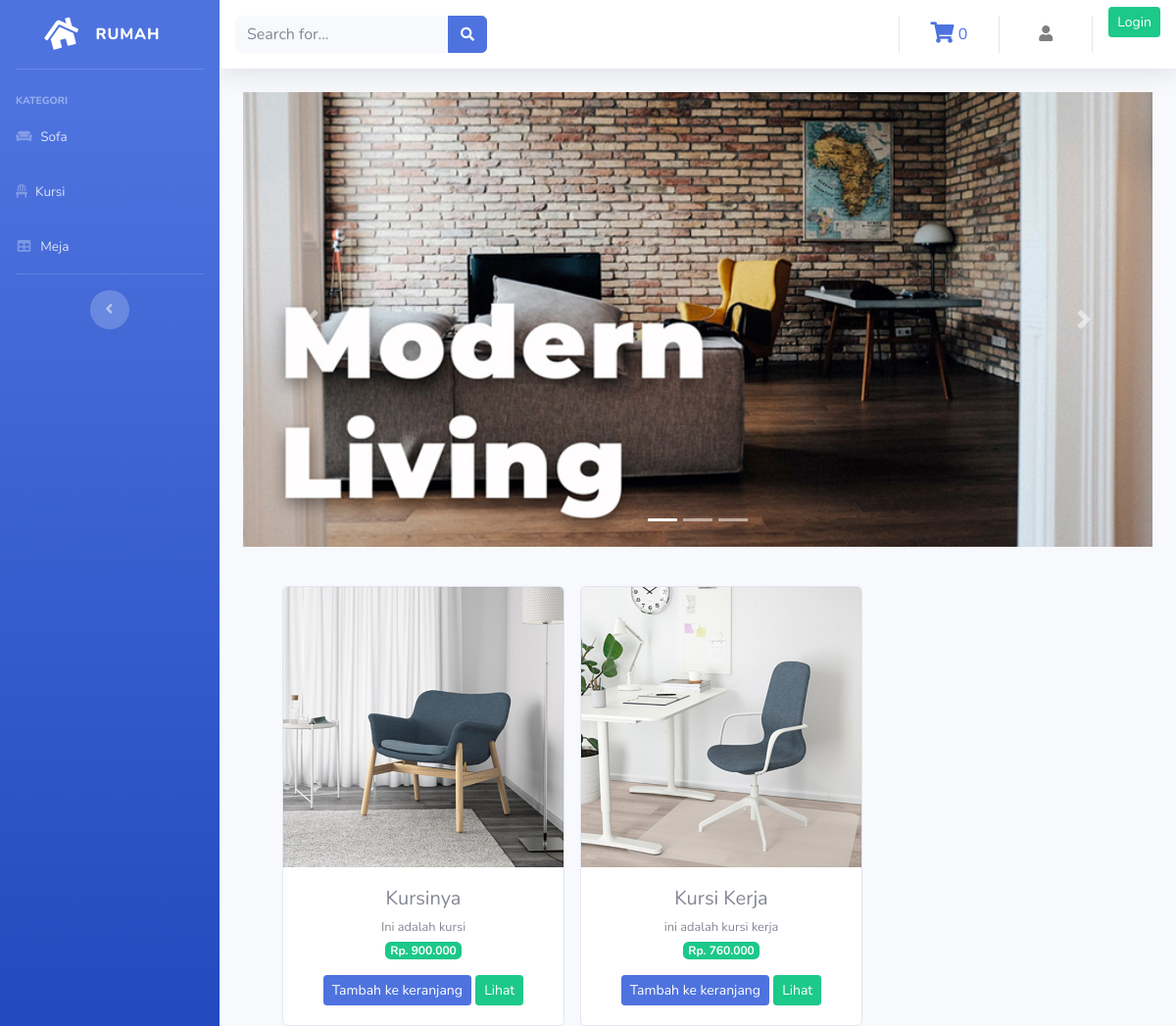
/Proyek/index.php/kategori/kursi, run on the app's committed database.
### tables this page shows
CREATE TABLE `product` (
  `id_barang` int(11) NOT NULL,
  `nama_barang` varchar(100) NOT NULL,
  `deskripsi` varchar(225) NOT NULL,
  `kategori` varchar(60) NOT NULL,
  `harga` int(100) NOT NULL,
  `stok` int(4) NOT NULL,
  `gambar` text NOT NULL
);

### Proyek/application/controllers/kategori.php (called while the page is built, shortened)
<?php
    class kategori extends CI_Controller {
        public function kursi()
        {
            $data['kursi'] = $this->model_kategori->data_kursi()->result();
            $this->load->view('Template/header');
            $this->load->view('Template/sidebar');
            $this->load->view('kursi', $data);
            $this->load->view('Template/footer');
        }
    }
?>

### Proyek/index.php (called while the page is built, shortened)
<?php
require_once BASEPATH.'core/CodeIgniter.php';

### Proyek/application/models/model_kategori.php (called while the page is built, shortened)
<?php
    class model_kategori extends CI_Model {
        public function data_kursi(){
            return $this->db->get_where("product", array('kategori'=>'kursi'));
        }
    }
?>

### Proyek/application/views/kursi.php (the view, shortened to what this page needs)
<div class="container-fluid">
    <div id="carouselExampleIndicators" class="carousel slide" data-ride="carousel">
    <ol class="carousel-indicators">
        <li data-target="#carouselExampleIndicators" data-slide-to="0" class="active"></li>
        <li data-target="#carouselExampleIndicators" data-slide-to="1"></li>
        <li data-target="#carouselExampleIndicators" data-slide-to="2"></li>
    </ol>
    <div class="carousel-inner">sss
        <div class="carousel-item active">
        <img src="<?php echo base_url('assets/img/Slide1.jpg') ?>" class="d-block w-100" alt="...">
        </div>
    </div>
    <a class="carousel-control-prev" href="#carouselExampleIndicators" role="button" data-slide="prev">
        <span class="carousel-control-prev-icon" aria-hidden="true"></span>
    </a>
    <a class="carousel-control-next" href="#carouselExampleIndicators" role="button" data-slide="next">
        <span class="carousel-control-next-icon" aria-hidden="true"></span>
    </a>
    </div>
    <div class="row text-center ml-4 mt-4">
        <?php foreach ($kursi as $brg) : ?>
            <div class="card ml-3 mt-3" style="width: 18rem;">
                <img src="<?php echo base_url().'/uploads/'.$brg->gambar ?>" class="card-img-top" alt="...">
                <div class="card-body">
                    <h5 class="card-title mb-1"><?php echo $brg->nama_barang ?></h5>
                    <small><?php echo $brg->deskripsi ?></small><br>
                    <span class="badge badge-success mb-3">Rp. <?php echo number_format ($brg->harga, 0,',','.') ?></span><br>
                    <?php echo anchor('Admin/tambah_keranjang/' .$brg->id_barang,'<div class="btn btn-primary btn-sm">Tambah ke keranjang</div>') ?>
                    <?php echo anchor('Admin/detail/' .$brg->id_barang,'<div class="btn btn-success btn-sm">Lihat</div>') ?>
                </div>
            </div>
        <?php endforeach ?>
    </div>
</div>

### data on the page
product: gambar (picture), nama_barang "Kursinya", deskripsi "Ini adalah kursi", harga "900.000", id_barang "Tambah ke keranjang", id_barang "Lihat"
product: gambar (picture), nama_barang "Kursi Kerja", deskripsi "ini adalah kursi kerja", harga "760.000", id_barang "Tambah ke keranjang", id_barang "Lihat"

### other printed values
$this->cart->total_items() "0"
